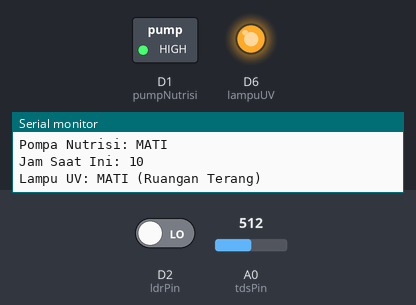
This sketch was run on a simulated ESP8266 (NodeMCU). On the bench: switched loads named in the sketch (green lamp = pin HIGH), output pins drawn as LEDs (lit = HIGH), the last lines printed to the serial monitor. The test bench sets the inputs (shaded band); at power-on: A0 (tdsPin) = 512, D2 (ldrPin) LOW. WiFi joins after 1.5 s; servers stay silent unless stated; network time is answered at once with the bench clock; uploads are accepted with an empty reply; the local clock reads 2024-03-15 10:24:30 at power-on unless the sketch sets it.

Above: at 3.1 s.
3.2 s: A0 (tdsPin) set to 406
4.7 s: A0 (tdsPin) set to 386
At 6.0 s:
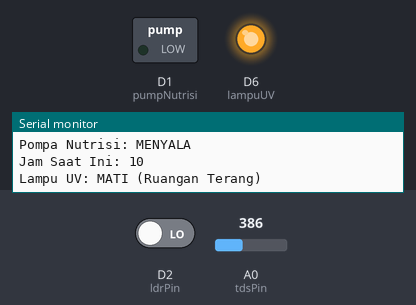
6.8 s: D2 (ldrPin) driven HIGH
At 8.8 s:
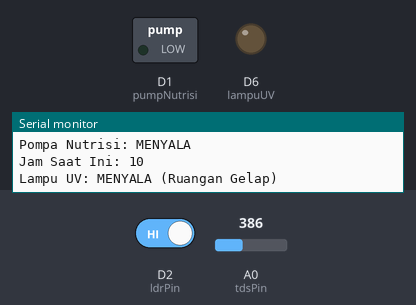
10.0 s: A0 (tdsPin) set to 410
At 11.3 s:
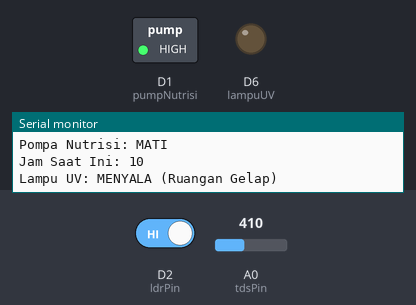
12.2 s: A0 (tdsPin) set to 390
At 14.0 s:
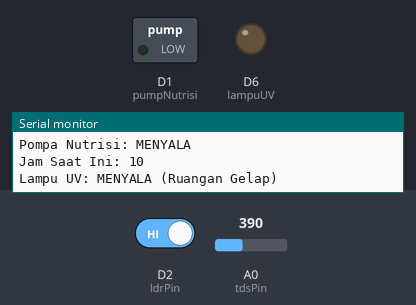
14.3 s: A0 (tdsPin) set to 511
At 15.7 s:
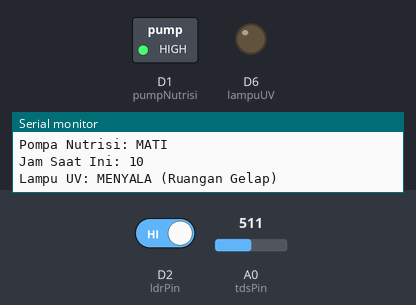
Timing chart, 0 to 17.3 s (numbered marks = the images above; inputs shaded):
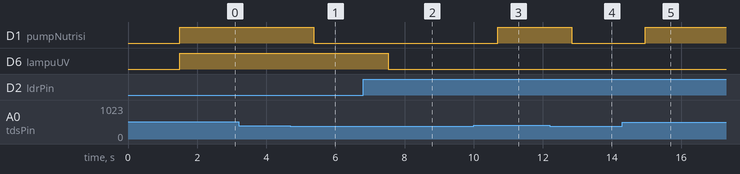

The sketch:

coba_projek.ino
```cpp
#include <ESP8266WiFi.h>
#include <ESP8266HTTPClient.h>
#include <TimeLib.h>
#include <ArduinoJson.h>
#include <NTPClient.h>
#include <WiFiUdp.h>

WiFiUDP ntpUDP;
NTPClient timeClient(ntpUDP, "pool.ntp.org", 3600 * 7, 60000);

#define pumpNutrisi D1
#define lampuUV D6
#define ldrPin D2
#define tdsPin A0

const char* ssid = "Rombongan Bos Reza";
const char* password = "aaaaaaaa";
const char* serverIP = "http://192.168.18.7";
const char* insertEndpoint = "/aquagrow/insert.php";
const char* timeEndpoint = "/aquagrow/time.php";
const char* configEndpoint = "/aquagrow/config.php";

String serverName = String(serverIP) + insertEndpoint;
String timeServer = String(serverIP) + timeEndpoint;
String configServer = String(serverIP) + configEndpoint;

int mingguKe = 1;
int tdsThreshold = 400;
int uvStartHour = 8;
int uvEndHour = 16;

time_t waktuTanam = 0; // Waktu tanam diambil dari server
WiFiClient client;

time_t lastPostTime = 0;

void setup() {
  Serial.begin(9600);

  WiFi.begin(ssid, password);
  Serial.print("Menghubungkan ke WiFi");
  while (WiFi.status() != WL_CONNECTED) {
    delay(500);
    Serial.print(".");
  }
  Serial.println();
  Serial.print("Terhubung ke WiFi dengan IP: ");
  Serial.println(WiFi.localIP());

  pinMode(pumpNutrisi, OUTPUT);
  pinMode(lampuUV, OUTPUT);
  pinMode(ldrPin, INPUT);

  digitalWrite(pumpNutrisi, HIGH);
  digitalWrite(lampuUV, HIGH);

  timeClient.begin();
  if (timeClient.update()) {
    setTime(timeClient.getEpochTime());
    Serial.println("Waktu sistem berhasil disinkronkan dengan NTP.");
  } else {
    Serial.println("Gagal menyinkronkan waktu dengan NTP. Menggunakan waktu default.");
    setTime(0, 0, 0, 19, 11, 2024);
  }

  syncWaktuTanamFromServer();
  syncConfigFromServer();
}

void loop() {
  if (waktuTanam > 0) {
    mingguKe = (now() - waktuTanam) / (7 * 24 * 60 * 60) + 1;
  }

  displayMingguHari();

  if (now() - lastPostTime >= 7200) {
    if (WiFi.status() == WL_CONNECTED) {
      HTTPClient http;
      http.begin(client, serverName);
      http.addHeader("Content-Type", "application/x-www-form-urlencoded");

      int tdsValue = analogRead(tdsPin);
      int ldrValue = digitalRead(ldrPin);
      String postData = "tds=" + String(tdsValue) + "&ldr=" + String(ldrValue);

      int httpResponseCode = http.POST(postData);

      if (httpResponseCode > 0) {
        String response = http.getString();
        Serial.println("Response: " + response);
        lastPostTime = now();
      } else {
        Serial.print("Error in sending POST: ");
        Serial.println(httpResponseCode);
      }

      http.end();
    } else {
      Serial.println("WiFi Tidak Terhubung");
    }
  }

  int tdsValue = analogRead(tdsPin);
  Serial.print("Nilai TDS: ");
  Serial.println(tdsValue);

  if (tdsValue < tdsThreshold) {
    digitalWrite(pumpNutrisi, LOW);
    Serial.println("Pompa Nutrisi: MENYALA");
  } else {
    digitalWrite(pumpNutrisi, HIGH);
    Serial.println("Pompa Nutrisi: MATI");
  }

  controlLampuUV();
  delay(1000);
}

void displayMingguHari() {
  if (waktuTanam > 0) {
    int totalDays = (now() - waktuTanam) / (24 * 60 * 60);
    int weeks = totalDays / 7;
    int days = totalDays % 7;

    Serial.print("Waktu sejak tanam: ");
    Serial.print(weeks);
    Serial.print(" minggu ");
    Serial.print(days);
    Serial.println(" hari");
  } else {
    Serial.println("Waktu tanam belum diatur.");
  }
}

void syncWaktuTanamFromServer() {
  if (WiFi.status() == WL_CONNECTED) {
    HTTPClient http;
    http.begin(client, timeServer);

    int httpResponseCode = http.GET();
    if (httpResponseCode > 0) {
      String response = http.getString();
      Serial.println("Response waktu tanam dari server: " + response);

      DynamicJsonDocument doc(512);
      DeserializationError error = deserializeJson(doc, response);

      if (error) {
        Serial.print("Error parsing JSON: ");
        Serial.println(error.c_str());
        waktuTanam = now(); // Default waktu tanam ke waktu sekarang jika gagal
        return;
      }

      if (doc["status"] == "success") {
        waktuTanam = doc["set_waktu"].as<time_t>();
        Serial.print("Waktu tanam berhasil diperbarui: ");
        Serial.println(waktuTanam);
      } else {
        Serial.println("Gagal mendapatkan waktu tanam dari server.");
        waktuTanam = now();
      }
    } else {
      Serial.print("Error mendapatkan waktu tanam: ");
      Serial.println(httpResponseCode);
      waktuTanam = now();
    }

    http.end();
  } else {
    Serial.println("WiFi Tidak Terhubung untuk sinkronisasi waktu tanam");
    waktuTanam = now();
  }
}

void syncConfigFromServer() {
  if (WiFi.status() == WL_CONNECTED) {
    HTTPClient http;
    http.begin(client, configServer + "?minggu_ke=" + String(mingguKe));

    int httpResponseCode = http.GET();
    if (httpResponseCode > 0) {
      String response = http.getString();
      Serial.println("Response konfigurasi dari server: " + response);

      DynamicJsonDocument doc(1024);
      DeserializationError error = deserializeJson(doc, response);

      if (error) {
        Serial.print("Error parsing JSON: ");
        Serial.println(error.c_str());
        Serial.println("Menggunakan nilai default.");
        return;
      }

      if (doc["status"] == "success") {
        JsonObject data = doc["data"];

        tdsThreshold = data["ambang_tds"] | 400;
        uvStartHour = data["uv_start_hour"] | 8;
        uvEndHour = data["uv_end_hour"] | 16;

        Serial.println("Konfigurasi berhasil disinkronkan:");
        Serial.print("Ambang TDS: ");
        Serial.println(tdsThreshold);
        Serial.print("UV Start Hour: ");
        Serial.println(uvStartHour);
        Serial.print("UV End Hour: ");
        Serial.println(uvEndHour);
      } else {
        Serial.println("Konfigurasi tidak ditemukan. Menggunakan nilai default.");
      }
    } else {
      Serial.print("Gagal mendapatkan konfigurasi dari server, kode error: ");
      Serial.println(httpResponseCode);
    }

    http.end();
  } else {
    Serial.println("WiFi Tidak Terhubung untuk sinkronisasi konfigurasi");
  }
}

void controlLampuUV() {
  int currentHour = hour();
  int ldrValue = digitalRead(ldrPin);

  Serial.print("Jam Saat Ini: ");
  Serial.println(currentHour);

  if (currentHour >= uvStartHour && currentHour < uvEndHour) {
    if (ldrValue == HIGH) {
      digitalWrite(lampuUV, LOW);
      Serial.println("Lampu UV: MENYALA (Ruangan Gelap)");
    } else {
      digitalWrite(lampuUV, HIGH);
      Serial.println("Lampu UV: MATI (Ruangan Terang)");
    }
  } else {
    digitalWrite(lampuUV, HIGH);
    Serial.println("Lampu UV: MATI (Di luar periode kerja)");
  }
}
```

Measured:
- the behaviour switches between 400 and 399 on A0 (tdsPin) (found by bisection; images 0 and 1)
- after the input at 4.7 s, D1 (pumpNutrisi): HIGH → LOW after 0.67 s
- after the input at 6.8 s, D6 (lampuUV): HIGH → LOW after 0.73 s
- after the input at 10.0 s, D1 (pumpNutrisi): LOW → HIGH after 0.70 s
- after the input at 12.2 s, D1 (pumpNutrisi): HIGH → LOW after 0.63 s
- after the input at 14.3 s, D1 (pumpNutrisi): LOW → HIGH after 0.67 s
